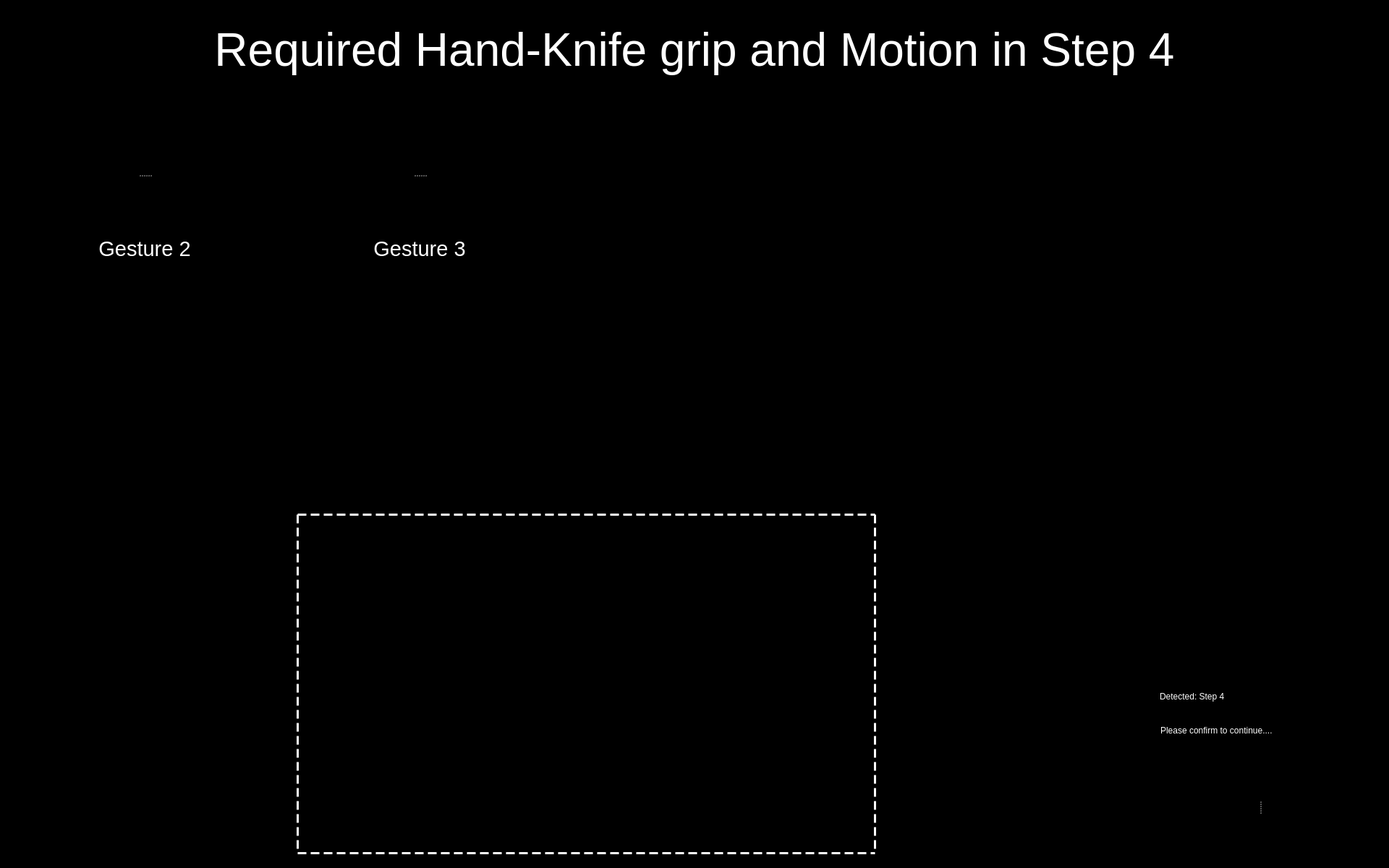
<?xml version="1.0" encoding="UTF-8"?>
<ui version="4.0">
 <class>Entry_Step_4_UI</class>
 <widget class="QWidget" name="Entry_Step_4_UI">
  <property name="windowModality">
   <enum>Qt::WindowModal</enum>
  </property>
  <property name="enabled">
   <bool>true</bool>
  </property>
  <property name="geometry">
   <rect>
    <x>0</x>
    <y>0</y>
    <width>1920</width>
    <height>1200</height>
   </rect>
  </property>
  <property name="sizePolicy">
   <sizepolicy hsizetype="Preferred" vsizetype="Preferred">
    <horstretch>0</horstretch>
    <verstretch>0</verstretch>
   </sizepolicy>
  </property>
  <property name="minimumSize">
   <size>
    <width>0</width>
    <height>0</height>
   </size>
  </property>
  <property name="maximumSize">
   <size>
    <width>1920</width>
    <height>1200</height>
   </size>
  </property>
  <property name="windowTitle">
   <string>Food Assist</string>
  </property>
  <property name="windowOpacity">
   <double>1.000000000000000</double>
  </property>
  <property name="styleSheet">
   <string notr="true">background-color: rgb(0, 0, 0);</string>
  </property>
  <widget class="QWidget" name="widget" native="true">
   <property name="geometry">
    <rect>
     <x>1543</x>
     <y>940</y>
     <width>371</width>
     <height>81</height>
    </rect>
   </property>
   <property name="styleSheet">
    <string notr="true">background-color: rgb(0, 0, 0);</string>
   </property>
   <widget class="QLabel" name="label">
    <property name="geometry">
     <rect>
      <x>10</x>
      <y>0</y>
      <width>41</width>
      <height>51</height>
     </rect>
    </property>
    <property name="styleSheet">
     <string notr="true"/>
    </property>
    <property name="text">
     <string/>
    </property>
    <property name="pixmap">
     <pixmap resource="resources/res.qrc">:/img/Icon Detected.svg</pixmap>
    </property>
    <property name="alignment">
     <set>Qt::AlignRight|Qt::AlignTrailing|Qt::AlignVCenter</set>
    </property>
   </widget>
   <widget class="QLabel" name="label_2">
    <property name="geometry">
     <rect>
      <x>60</x>
      <y>3</y>
      <width>271</width>
      <height>40</height>
     </rect>
    </property>
    <property name="styleSheet">
     <string notr="true">font: 75 28pt &quot;Arial&quot;;
color: rgb(255, 255, 255);</string>
    </property>
    <property name="text">
     <string>Detected: Step 4</string>
    </property>
    <property name="textFormat">
     <enum>Qt::RichText</enum>
    </property>
   </widget>
   <widget class="QLabel" name="label_3">
    <property name="geometry">
     <rect>
      <x>61</x>
      <y>54</y>
      <width>321</width>
      <height>31</height>
     </rect>
    </property>
    <property name="styleSheet">
     <string notr="true">font: 18pt &quot;Arial&quot;;
color: rgb(255, 255, 255)</string>
    </property>
    <property name="text">
     <string>Please confirm to continue....</string>
    </property>
   </widget>
  </widget>
  <widget class="QLabel" name="img_detected_step4">
   <property name="geometry">
    <rect>
     <x>1430</x>
     <y>430</y>
     <width>471</width>
     <height>461</height>
    </rect>
   </property>
   <property name="frameShape">
    <enum>QFrame::NoFrame</enum>
   </property>
   <property name="text">
    <string/>
   </property>
   <property name="pixmap">
    <pixmap resource="resources/res.qrc">:/detected steps/Detected Step4.png</pixmap>
   </property>
   <property name="scaledContents">
    <bool>true</bool>
   </property>
  </widget>
  <widget class="QLabel" name="label_9">
   <property name="geometry">
    <rect>
     <x>410</x>
     <y>710</y>
     <width>801</width>
     <height>471</height>
    </rect>
   </property>
   <property name="styleSheet">
    <string notr="true">border :3px solid white;
border-style : dashed;
background-color: rgb(0, 0, 0, 0);</string>
   </property>
   <property name="text">
    <string/>
   </property>
  </widget>
  <widget class="QWidget" name="widget_2" native="true">
   <property name="geometry">
    <rect>
     <x>1559</x>
     <y>1030</y>
     <width>361</width>
     <height>161</height>
    </rect>
   </property>
   <property name="styleSheet">
    <string notr="true">background-color: rgb(0,0,0);</string>
   </property>
   <widget class="QSplitter" name="splitter">
    <property name="geometry">
     <rect>
      <x>10</x>
      <y>10</y>
      <width>345</width>
      <height>150</height>
     </rect>
    </property>
    <property name="frameShape">
     <enum>QFrame::NoFrame</enum>
    </property>
    <property name="frameShadow">
     <enum>QFrame::Plain</enum>
    </property>
    <property name="lineWidth">
     <number>0</number>
    </property>
    <property name="orientation">
     <enum>Qt::Horizontal</enum>
    </property>
    <property name="opaqueResize">
     <bool>false</bool>
    </property>
    <property name="handleWidth">
     <number>45</number>
    </property>
    <property name="childrenCollapsible">
     <bool>false</bool>
    </property>
    <widget class="QPushButton" name="button_yes">
     <property name="enabled">
      <bool>true</bool>
     </property>
     <property name="minimumSize">
      <size>
       <width>81</width>
       <height>81</height>
      </size>
     </property>
     <property name="maximumSize">
      <size>
       <width>150</width>
       <height>150</height>
      </size>
     </property>
     <property name="cursor">
      <cursorShape>OpenHandCursor</cursorShape>
     </property>
     <property name="focusPolicy">
      <enum>Qt::WheelFocus</enum>
     </property>
     <property name="contextMenuPolicy">
      <enum>Qt::DefaultContextMenu</enum>
     </property>
     <property name="icon">
      <iconset resource="resources/res.qrc">
       <normaloff>:/buttons/Button Yes.svg</normaloff>:/buttons/Button Yes.svg</iconset>
     </property>
     <property name="iconSize">
      <size>
       <width>144</width>
       <height>144</height>
      </size>
     </property>
     <property name="autoDefault">
      <bool>false</bool>
     </property>
     <property name="default">
      <bool>false</bool>
     </property>
     <property name="flat">
      <bool>true</bool>
     </property>
    </widget>
    <widget class="QPushButton" name="button_no">
     <property name="enabled">
      <bool>true</bool>
     </property>
     <property name="minimumSize">
      <size>
       <width>81</width>
       <height>81</height>
      </size>
     </property>
     <property name="maximumSize">
      <size>
       <width>150</width>
       <height>150</height>
      </size>
     </property>
     <property name="cursor">
      <cursorShape>OpenHandCursor</cursorShape>
     </property>
     <property name="focusPolicy">
      <enum>Qt::WheelFocus</enum>
     </property>
     <property name="contextMenuPolicy">
      <enum>Qt::DefaultContextMenu</enum>
     </property>
     <property name="icon">
      <iconset resource="resources/res.qrc">
       <normaloff>:/buttons/Button No.svg</normaloff>:/buttons/Button No.svg</iconset>
     </property>
     <property name="iconSize">
      <size>
       <width>144</width>
       <height>144</height>
      </size>
     </property>
     <property name="autoDefault">
      <bool>false</bool>
     </property>
     <property name="default">
      <bool>false</bool>
     </property>
     <property name="flat">
      <bool>true</bool>
     </property>
    </widget>
   </widget>
  </widget>
  <widget class="QSplitter" name="splitter_2">
   <property name="geometry">
    <rect>
     <x>40</x>
     <y>160</y>
     <width>320</width>
     <height>282</height>
    </rect>
   </property>
   <property name="orientation">
    <enum>Qt::Vertical</enum>
   </property>
   <widget class="QLabel" name="image_required_1">
    <property name="maximumSize">
     <size>
      <width>320</width>
      <height>240</height>
     </size>
    </property>
    <property name="text">
     <string/>
    </property>
    <property name="pixmap">
     <pixmap resource="resources/res.qrc">:/img/gesture2.png</pixmap>
    </property>
    <property name="scaledContents">
     <bool>true</bool>
    </property>
   </widget>
   <widget class="QLabel" name="text_required_1">
    <property name="font">
     <font>
      <family>Arial</family>
      <pointsize>22</pointsize>
      <weight>9</weight>
      <italic>false</italic>
      <bold>false</bold>
     </font>
    </property>
    <property name="styleSheet">
     <string notr="true">font: 75 22pt &quot;Arial&quot;;
color: rgb(255, 255, 255);</string>
    </property>
    <property name="text">
     <string>Gesture 2</string>
    </property>
    <property name="textFormat">
     <enum>Qt::PlainText</enum>
    </property>
    <property name="alignment">
     <set>Qt::AlignCenter</set>
    </property>
    <property name="wordWrap">
     <bool>true</bool>
    </property>
   </widget>
  </widget>
  <widget class="QLabel" name="label_text_1">
   <property name="geometry">
    <rect>
     <x>40</x>
     <y>20</y>
     <width>1840</width>
     <height>100</height>
    </rect>
   </property>
   <property name="font">
    <font>
     <family>Arial</family>
     <pointsize>48</pointsize>
     <weight>9</weight>
     <italic>false</italic>
     <bold>false</bold>
    </font>
   </property>
   <property name="styleSheet">
    <string notr="true">font: 75 48pt &quot;Arial&quot;;
color: rgb(255, 255, 255);</string>
   </property>
   <property name="text">
    <string>Required Hand-Knife grip and Motion in Step 4</string>
   </property>
   <property name="textFormat">
    <enum>Qt::RichText</enum>
   </property>
   <property name="alignment">
    <set>Qt::AlignCenter</set>
   </property>
   <property name="wordWrap">
    <bool>true</bool>
   </property>
  </widget>
  <widget class="QSplitter" name="splitter_3">
   <property name="geometry">
    <rect>
     <x>420</x>
     <y>160</y>
     <width>320</width>
     <height>282</height>
    </rect>
   </property>
   <property name="orientation">
    <enum>Qt::Vertical</enum>
   </property>
   <widget class="QLabel" name="image_required_2">
    <property name="maximumSize">
     <size>
      <width>320</width>
      <height>240</height>
     </size>
    </property>
    <property name="text">
     <string/>
    </property>
    <property name="pixmap">
     <pixmap resource="resources/res.qrc">:/img/gesture3.png</pixmap>
    </property>
    <property name="scaledContents">
     <bool>true</bool>
    </property>
   </widget>
   <widget class="QLabel" name="text_required_2">
    <property name="font">
     <font>
      <family>Arial</family>
      <pointsize>22</pointsize>
      <weight>9</weight>
      <italic>false</italic>
      <bold>false</bold>
     </font>
    </property>
    <property name="styleSheet">
     <string notr="true">font: 75 22pt &quot;Arial&quot;;
color: rgb(255, 255, 255);</string>
    </property>
    <property name="text">
     <string>Gesture 3</string>
    </property>
    <property name="textFormat">
     <enum>Qt::PlainText</enum>
    </property>
    <property name="alignment">
     <set>Qt::AlignCenter</set>
    </property>
    <property name="wordWrap">
     <bool>true</bool>
    </property>
   </widget>
  </widget>
 </widget>
 <resources>
  <include location="resources/res.qrc"/>
 </resources>
 <connections/>
</ui>
